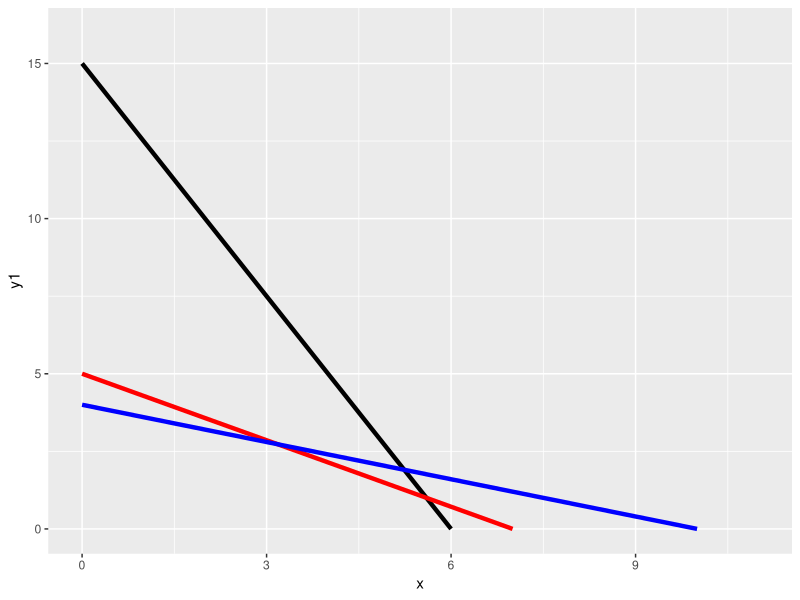

Reproduce this figure in R.
library(tidyverse)

x<-c(0:10)
y1<-(30-5*x)/2
y2<-(35-5*x)/7
y3<-(20-2*x)/5

const1<-as.data.frame(cbind(x,y1))
const2<-as.data.frame(cbind(x,y2))
const3<-as.data.frame(cbind(x,y3))

ggplot()+geom_line(data=const1,aes(x=x,y=y1),linewidth=1.5)+
  geom_line(data=const2,aes(x=x,y=y2),col="red",linewidth=1.5)+
  geom_line(data=const3,aes(x=x,y=y3),col="blue",linewidth=1.5)+
  ylim(0,16)+xlim(0,11)
